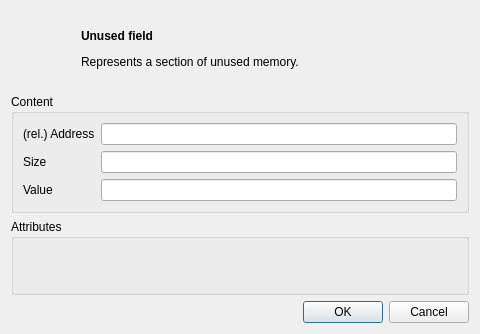
<?xml version="1.0" encoding="UTF-8"?>
<ui version="4.0">
 <class>UnusedFieldDialog</class>
 <widget class="QDialog" name="UnusedFieldDialog">
  <property name="geometry">
   <rect>
    <x>0</x>
    <y>0</y>
    <width>480</width>
    <height>334</height>
   </rect>
  </property>
  <property name="windowTitle">
   <string>Dialog</string>
  </property>
  <layout class="QVBoxLayout" name="verticalLayout_2">
   <item>
    <layout class="QHBoxLayout" name="horizontalLayout">
     <item>
      <widget class="QLabel" name="iconLabel">
       <property name="sizePolicy">
        <sizepolicy hsizetype="Minimum" vsizetype="Preferred">
         <horstretch>0</horstretch>
         <verstretch>0</verstretch>
        </sizepolicy>
       </property>
       <property name="minimumSize">
        <size>
         <width>64</width>
         <height>64</height>
        </size>
       </property>
      </widget>
     </item>
     <item>
      <widget class="QLabel" name="label_2">
       <property name="sizePolicy">
        <sizepolicy hsizetype="MinimumExpanding" vsizetype="Preferred">
         <horstretch>0</horstretch>
         <verstretch>0</verstretch>
        </sizepolicy>
       </property>
       <property name="text">
        <string>&lt;html&gt;&lt;head/&gt;&lt;body&gt;&lt;h4 style=&quot;margin:0px; -qt-block-indent:0; text-indent:0px;&quot;&gt;&lt;span style=&quot; font-size:medium; font-weight:600;&quot;&gt;Unused field&lt;/span&gt;&lt;/h4&gt;&lt;p&gt;Represents a section of unused memory.&lt;/p&gt;&lt;/body&gt;&lt;/html&gt;</string>
       </property>
      </widget>
     </item>
    </layout>
   </item>
   <item>
    <widget class="QGroupBox" name="groupBox">
     <property name="title">
      <string>Content</string>
     </property>
     <layout class="QFormLayout" name="formLayout">
      <item row="0" column="0">
       <widget class="QLabel" name="label_3">
        <property name="text">
         <string>(rel.) Address</string>
        </property>
       </widget>
      </item>
      <item row="0" column="1">
       <widget class="QLineEdit" name="address"/>
      </item>
      <item row="1" column="0">
       <widget class="QLabel" name="label_4">
        <property name="text">
         <string>Size</string>
        </property>
       </widget>
      </item>
      <item row="1" column="1">
       <widget class="QLineEdit" name="size"/>
      </item>
      <item row="2" column="0">
       <widget class="QLabel" name="label_5">
        <property name="text">
         <string>Value</string>
        </property>
       </widget>
      </item>
      <item row="2" column="1">
       <widget class="QLineEdit" name="value"/>
      </item>
     </layout>
    </widget>
   </item>
   <item>
    <widget class="QGroupBox" name="groupBox_2">
     <property name="title">
      <string>Attributes</string>
     </property>
     <layout class="QVBoxLayout" name="verticalLayout">
      <property name="spacing">
       <number>0</number>
      </property>
      <property name="leftMargin">
       <number>0</number>
      </property>
      <property name="topMargin">
       <number>0</number>
      </property>
      <property name="rightMargin">
       <number>0</number>
      </property>
      <property name="bottomMargin">
       <number>0</number>
      </property>
      <item>
       <widget class="PatternMetaEditor" name="metaEdit" native="true"/>
      </item>
     </layout>
    </widget>
   </item>
   <item>
    <widget class="QDialogButtonBox" name="buttonBox">
     <property name="orientation">
      <enum>Qt::Horizontal</enum>
     </property>
     <property name="standardButtons">
      <set>QDialogButtonBox::Cancel|QDialogButtonBox::Ok</set>
     </property>
    </widget>
   </item>
  </layout>
 </widget>
 <customwidgets>
  <customwidget>
   <class>PatternMetaEditor</class>
   <extends>QWidget</extends>
   <header>patternmetaeditor.hh</header>
   <container>1</container>
  </customwidget>
 </customwidgets>
 <resources/>
 <connections>
  <connection>
   <sender>buttonBox</sender>
   <signal>accepted()</signal>
   <receiver>UnusedFieldDialog</receiver>
   <slot>accept()</slot>
   <hints>
    <hint type="sourcelabel">
     <x>248</x>
     <y>254</y>
    </hint>
    <hint type="destinationlabel">
     <x>157</x>
     <y>274</y>
    </hint>
   </hints>
  </connection>
  <connection>
   <sender>buttonBox</sender>
   <signal>rejected()</signal>
   <receiver>UnusedFieldDialog</receiver>
   <slot>reject()</slot>
   <hints>
    <hint type="sourcelabel">
     <x>316</x>
     <y>260</y>
    </hint>
    <hint type="destinationlabel">
     <x>286</x>
     <y>274</y>
    </hint>
   </hints>
  </connection>
 </connections>
</ui>
